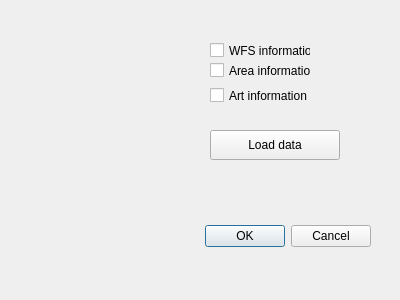
<?xml version="1.0" encoding="UTF-8"?>
<ui version="4.0">
 <class>Dialog</class>
 <widget class="QDialog" name="Dialog">
  <property name="geometry">
   <rect>
    <x>0</x>
    <y>0</y>
    <width>400</width>
    <height>300</height>
   </rect>
  </property>
  <property name="windowTitle">
   <string>Dialog</string>
  </property>
  <widget class="QDialogButtonBox" name="buttonBox">
   <property name="geometry">
    <rect>
     <x>30</x>
     <y>220</y>
     <width>341</width>
     <height>32</height>
    </rect>
   </property>
   <property name="orientation">
    <enum>Qt::Horizontal</enum>
   </property>
   <property name="standardButtons">
    <set>QDialogButtonBox::Cancel|QDialogButtonBox::Ok</set>
   </property>
  </widget>
  <widget class="QCheckBox" name="form_class">
   <property name="geometry">
    <rect>
     <x>210</x>
     <y>60</y>
     <width>101</width>
     <height>21</height>
    </rect>
   </property>
   <property name="text">
    <string>Area information</string>
   </property>
  </widget>
  <widget class="QCheckBox" name="art_info">
   <property name="geometry">
    <rect>
     <x>210</x>
     <y>80</y>
     <width>131</width>
     <height>31</height>
    </rect>
   </property>
   <property name="text">
    <string>Art information</string>
   </property>
  </widget>
  <widget class="QPushButton" name="loadDataButton">
   <property name="geometry">
    <rect>
     <x>210</x>
     <y>130</y>
     <width>130</width>
     <height>30</height>
    </rect>
   </property>
   <property name="text">
    <string>Load data</string>
   </property>
  </widget>
  <widget class="QCheckBox" name="WFS_info">
   <property name="geometry">
    <rect>
     <x>210</x>
     <y>40</y>
     <width>101</width>
     <height>21</height>
    </rect>
   </property>
   <property name="text">
    <string>WFS information</string>
   </property>
  </widget>
 </widget>
 <resources/>
 <connections>
  <connection>
   <sender>buttonBox</sender>
   <signal>accepted()</signal>
   <receiver>Dialog</receiver>
   <slot>accept()</slot>
   <hints>
    <hint type="sourcelabel">
     <x>248</x>
     <y>254</y>
    </hint>
    <hint type="destinationlabel">
     <x>157</x>
     <y>274</y>
    </hint>
   </hints>
  </connection>
  <connection>
   <sender>buttonBox</sender>
   <signal>rejected()</signal>
   <receiver>Dialog</receiver>
   <slot>reject()</slot>
   <hints>
    <hint type="sourcelabel">
     <x>316</x>
     <y>260</y>
    </hint>
    <hint type="destinationlabel">
     <x>286</x>
     <y>274</y>
    </hint>
   </hints>
  </connection>
 </connections>
</ui>
